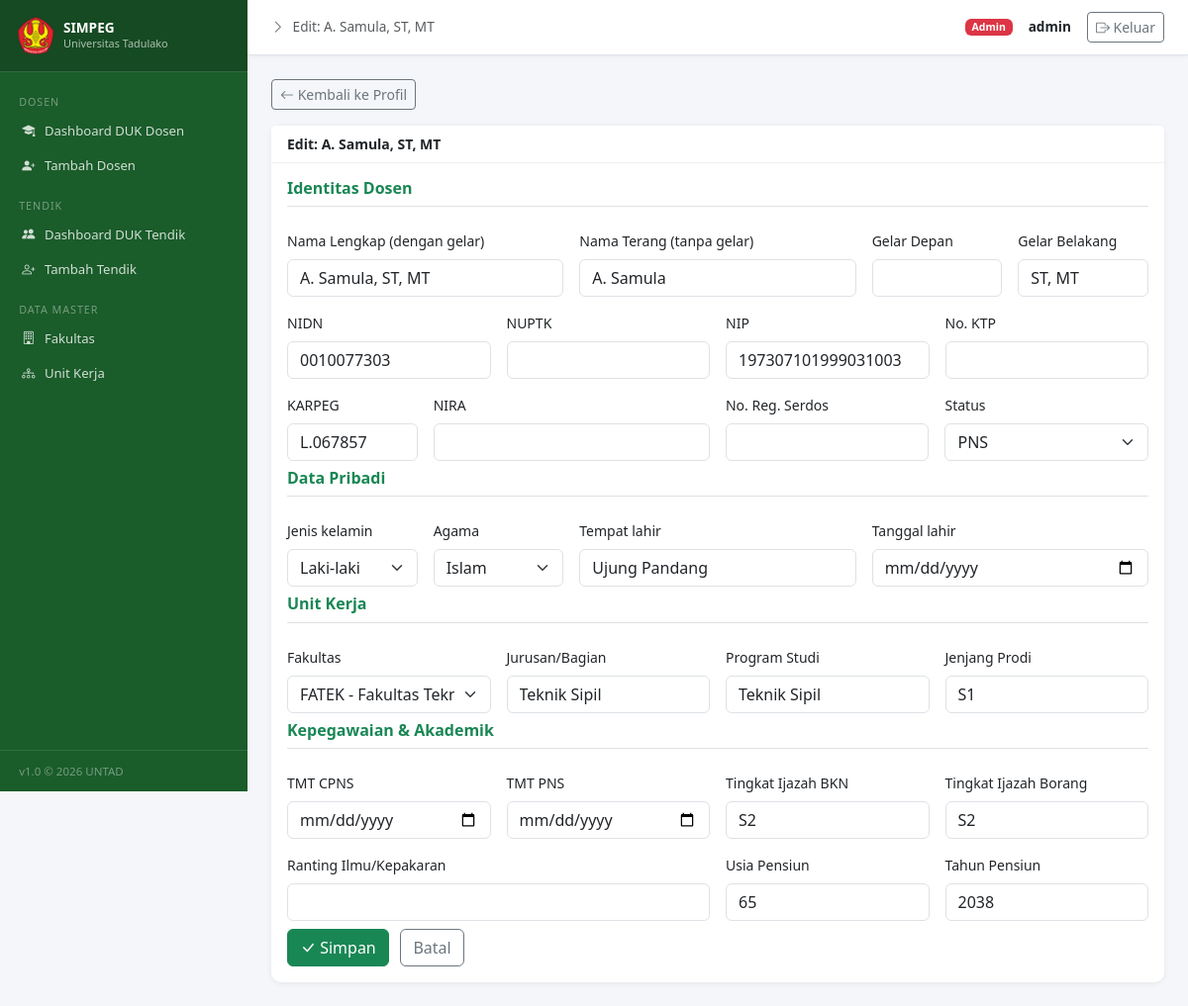
Page /dosen/333/edit/ (signed in) on the committed database.
### dosen/models.py (models this page shows, shortened)
class Dosen(models.Model):
    JENIS_KELAMIN_CHOICES = [('L', 'Laki-laki'), ('P', 'Perempuan')]
    AGAMA_CHOICES = [
        ('Islam', 'Islam'), ('Kristen', 'Kristen'), ('Katolik', 'Katolik'),
        ('Hindu', 'Hindu'), ('Budha', 'Budha'), ('Konghucu', 'Konghucu'),
    ]
    STATUS_CHOICES = [('PNS', 'PNS'), ('CPNS', 'CPNS'), ('PPPK', 'PPPK'), ('Non-PNS', 'Non-PNS')]
    nidn = models.CharField(max_length=20, null=True, blank=True, verbose_name="NIDN")
    nuptk = models.CharField(max_length=30, null=True, blank=True, verbose_name="NUPTK")
    nip = models.CharField(max_length=30, unique=True, null=True, blank=True, verbose_name="NIP")
    no_ktp = models.CharField(max_length=20, null=True, blank=True, verbose_name="No. KTP")
    karpeg = models.CharField(max_length=20, null=True, blank=True, verbose_name="KARPEG")
    nira = models.CharField(max_length=50, null=True, blank=True, verbose_name="NIRA")
    no_reg_serdos = models.CharField(max_length=30, null=True, blank=True, verbose_name="No. Reg. Serdos")
    nama_lengkap = models.CharField(max_length=200, verbose_name="Nama Lengkap (dengan gelar)")
    nama_terang = models.CharField(max_length=200, verbose_name="Nama Terang (tanpa gelar)")
    gelar_depan = models.CharField(max_length=100, blank=True, verbose_name="Gelar Depan")
    gelar_belakang = models.CharField(max_length=100, blank=True, verbose_name="Gelar Belakang")
    jenis_kelamin = models.CharField(max_length=1, choices=JENIS_KELAMIN_CHOICES)
    agama = models.CharField(max_length=20, choices=AGAMA_CHOICES, blank=True)
    tempat_lahir = models.CharField(max_length=100, blank=True)
    tanggal_lahir = models.DateField(null=True, blank=True)
    fakultas = models.ForeignKey(Fakultas, on_delete=models.SET_NULL, null=True, related_name='dosen')
    jurusan_bagian = models.CharField(max_length=200, blank=True, verbose_name="Jurusan/Bagian")
    program_studi_nama = models.CharField(max_length=200, blank=True, verbose_name="Program Studi")
    jenjang_prodi = models.CharField(max_length=10, blank=True, verbose_name="Jenjang Prodi")
    status = models.CharField(max_length=20, choices=STATUS_CHOICES, default='PNS')
    tmt_cpns = models.DateField(null=True, blank=True, verbose_name="TMT CPNS")
    tmt_pns = models.DateField(null=True, blank=True, verbose_name="TMT PNS")
    ranting_ilmu = models.CharField(max_length=300, blank=True, verbose_name="Ranting Ilmu/Kepakaran")
    tingkat_ijazah_bkn = models.CharField(max_length=10, blank=True, verbose_name="Tingkat Ijazah BKN")
    tingkat_ijazah_borang = models.CharField(max_length=10, blank=True, verbose_name="Tingkat Ijazah Borang")
    usia_pensiun = models.IntegerField(null=True, blank=True, verbose_name="Usia Pensiun")
    tahun_pensiun = models.IntegerField(null=True, blank=True, verbose_name="Tahun Pensiun")
    created_at = models.DateTimeField(auto_now_add=True)
    updated_at = models.DateTimeField(auto_now=True)
    created_by = models.ForeignKey(User, on_delete=models.SET_NULL, null=True, related_name='dosen_created')
    class Meta:
        ordering = ['nama_lengkap']
        verbose_name_plural = "Dosen"

### dosen/views.py (the view)
# urls.py: path('dosen/<int:pk>/edit/', views.dosen_edit, name='dosen_edit'),
@login_required
@user_passes_test(is_admin)
def dosen_edit(request, pk):
    dosen = get_object_or_404(Dosen, pk=pk)
    if request.method == 'POST':
        form = DosenForm(request.POST, instance=dosen)
        if form.is_valid():
            form.save()
            messages.success(request, f'Data dosen {dosen.nama_lengkap} berhasil diperbarui.')
            return redirect('dosen_detail', pk=dosen.pk)
    else:
        form = DosenForm(instance=dosen)
    return render(request, 'dosen/dosen_form.html', {
        'form': form, 'dosen': dosen, 'title': f'Edit: {dosen.nama_lengkap}'
    })

### dosen/models.py (called while the page is built)
    def __str__(self):
        return f"{self.kode} - {self.nama}"

### dosen/views.py (called while the page is built)
def is_admin(user):
    return user.is_staff or user.is_superuser

### templates/dosen/dosen_form.html (shortened to what this page needs)
{% extends 'dosen/base.html' %}
{% block page_title %}{{ title }}{% endblock %}
{% block content %}
<div class="mb-3">
  {% if dosen %}<a href="{% url 'dosen_detail' dosen.pk %}" class="btn btn-sm btn-outline-secondary"><i class="bi bi-arrow-left"></i> Kembali ke Profil</a>
  {% else %}<a href="{% url 'dashboard' %}" class="btn btn-sm btn-outline-secondary"><i class="bi bi-arrow-left"></i> Kembali</a>{% endif %}
</div>
<div class="card">
  <div class="card-header fw-semibold">{{ title }}</div>
  <div class="card-body">
    <form method="post">
      <div class="row g-3">
        <div class="col-12"><h6 class="fw-bold text-success border-bottom pb-2 mb-2">Identitas Dosen</h6></div>
        <div class="col-md-4"><label class="form-label">{{ form.nama_lengkap.label }}</label>{{ form.nama_lengkap }}</div>
        <div class="col-md-4"><label class="form-label">{{ form.nama_terang.label }}</label>{{ form.nama_terang }}</div>
        <div class="col-md-2"><label class="form-label">{{ form.gelar_depan.label }}</label>{{ form.gelar_depan }}</div>
        <div class="col-md-2"><label class="form-label">{{ form.gelar_belakang.label }}</label>{{ form.gelar_belakang }}</div>
        <div class="col-md-3"><label class="form-label">{{ form.nidn.label }}</label>{{ form.nidn }}</div>
        <div class="col-md-3"><label class="form-label">{{ form.nuptk.label }}</label>{{ form.nuptk }}</div>
        <div class="col-md-3"><label class="form-label">{{ form.nip.label }}</label>{{ form.nip }}</div>
        <div class="col-md-3"><label class="form-label">{{ form.no_ktp.label }}</label>{{ form.no_ktp }}</div>
        <div class="col-md-2"><label class="form-label">{{ form.karpeg.label }}</label>{{ form.karpeg }}</div>
        <div class="col-md-4"><label class="form-label">{{ form.nira.label }}</label>{{ form.nira }}</div>
        <div class="col-md-3"><label class="form-label">{{ form.no_reg_serdos.label }}</label>{{ form.no_reg_serdos }}</div>
        <div class="col-md-3"><label class="form-label">{{ form.status.label }}</label>{{ form.status }}</div>
        <div class="col-12 mt-2"><h6 class="fw-bold text-success border-bottom pb-2 mb-2">Data Pribadi</h6></div>
        <div class="col-md-2"><label class="form-label">{{ form.jenis_kelamin.label }}</label>{{ form.jenis_kelamin }}</div>
        <div class="col-md-2"><label class="form-label">{{ form.agama.label }}</label>{{ form.agama }}</div>
        <div class="col-md-4"><label class="form-label">{{ form.tempat_lahir.label }}</label>{{ form.tempat_lahir }}</div>
        <div class="col-md-4"><label class="form-label">{{ form.tanggal_lahir.label }}</label>{{ form.tanggal_lahir }}</div>
        <div class="col-12 mt-2"><h6 class="fw-bold text-success border-bottom pb-2 mb-2">Unit Kerja</h6></div>
        <div class="col-md-3"><label class="form-label">{{ form.fakultas.label }}</label>{{ form.fakultas }}</div>
        <div class="col-md-3"><label class="form-label">{{ form.jurusan_bagian.label }}</label>{{ form.jurusan_bagian }}</div>
        <div class="col-md-3"><label class="form-label">{{ form.program_studi_nama.label }}</label>{{ form.program_studi_nama }}</div>
        <div class="col-md-3"><label class="form-label">{{ form.jenjang_prodi.label }}</label>{{ form.jenjang_prodi }}</div>
        <div class="col-12 mt-2"><h6 class="fw-bold text-success border-bottom pb-2 mb-2">Kepegawaian & Akademik</h6></div>
        <div class="col-md-3"><label class="form-label">{{ form.tmt_cpns.label }}</label>{{ form.tmt_cpns }}</div>
        <div class="col-md-3"><label class="form-label">{{ form.tmt_pns.label }}</label>{{ form.tmt_pns }}</div>
        <div class="col-md-3"><label class="form-label">{{ form.tingkat_ijazah_bkn.label }}</label>{{ form.tingkat_ijazah_bkn }}</div>
        <div class="col-md-3"><label class="form-label">{{ form.tingkat_ijazah_borang.label }}</label>{{ form.tingkat_ijazah_borang }}</div>
        <div class="col-md-6"><label class="form-label">{{ form.ranting_ilmu.label }}</label>{{ form.ranting_ilmu }}</div>
        <div class="col-md-3"><label class="form-label">{{ form.usia_pensiun.label }}</label>{{ form.usia_pensiun }}</div>
        <div class="col-md-3"><label class="form-label">{{ form.tahun_pensiun.label }}</label>{{ form.tahun_pensiun }}</div>
        <div class="col-12 mt-2">
          <button type="submit" class="btn btn-success"><i class="bi bi-check-lg"></i> Simpan</button>
          {% if dosen %}<a href="{% url 'dosen_detail' dosen.pk %}" class="btn btn-outline-secondary ms-2">Batal</a>
          {% else %}<a href="{% url 'dashboard' %}" class="btn btn-outline-secondary ms-2">Batal</a>{% endif %}
        </div>
      </div>
    </form>
  </div>
</div>
{% endblock %}

### templates/dosen/base.html (shortened to what this page needs)
{% load static %}
<!DOCTYPE html>
<html lang="id">
<head>
<link href="https://cdnjs.cloudflare.com/ajax/libs/bootstrap/5.3.2/css/bootstrap.min.css" rel="stylesheet">
<link href="https://cdnjs.cloudflare.com/ajax/libs/bootstrap-icons/1.11.3/font/bootstrap-icons.min.css" rel="stylesheet">
<link rel="stylesheet" href="https://cdn.datatables.net/1.13.8/css/dataTables.bootstrap5.min.css">
</head>
<body>
{% if user.is_authenticated %}
<div class="sidebar">
  <div class="sidebar-brand d-flex align-items-center gap-2">
    <img src="{% static 'logo/untad.png' %}"
         alt="Logo UNTAD"
         width="40"
         height="40"
         style="border-radius:8px;flex-shrink:0;object-fit:contain">
    <div>
        <div style="font-weight:700;font-size:0.85rem;line-height:1.2">SIMPEG</div>
        <div style="font-size:0.68rem;opacity:0.65">Universitas Tadulako</div>
    </div>
  </div>
  <nav class="sidebar-nav">
    <div class="nav-section">Dosen</div>
    <div class="nav-item">
      <a href="{% url 'dashboard' %}" class="{% if request.resolver_match.url_name == 'dashboard' %}active{% endif %}">
        <i class="bi bi-mortarboard-fill"></i> Dashboard DUK Dosen
      </a>
    </div>
    {% if user.is_staff or user.is_superuser %}
    <div class="nav-item">
      <a href="{% url 'dosen_create' %}" class="{% if request.resolver_match.url_name == 'dosen_create' %}active{% endif %}">
        <i class="bi bi-person-plus-fill"></i> Tambah Dosen
      </a>
    </div>
    {% endif %}
    <div class="nav-section">Tendik</div>
    <div class="nav-item">
      <a href="{% url 'dashboard_tendik' %}" class="{% if request.resolver_match.url_name == 'dashboard_tendik' %}active{% endif %}">
        <i class="bi bi-people-fill"></i> Dashboard DUK Tendik
      </a>
    </div>
    {% if user.is_staff or user.is_superuser %}
    <div class="nav-item">
      <a href="{% url 'tendik_create' %}" class="{% if request.resolver_match.url_name == 'tendik_create' %}active{% endif %}">
        <i class="bi bi-person-plus"></i> Tambah Tendik
      </a>
    </div>
    {% endif %}
    {% if user.is_staff or user.is_superuser %}
    <div class="nav-section">Data Master</div>
    <div class="nav-item">
      <a href="{% url 'fakultas_list' %}" class="{% if 'fakultas' in request.resolver_match.url_name %}active{% endif %}">
        <i class="bi bi-building"></i> Fakultas
      </a>
    </div>
    <div class="nav-item">
      <a href="{% url 'unit_kerja_list' %}" class="{% if 'unit_kerja' in request.resolver_match.url_name %}active{% endif %}">
        <i class="bi bi-diagram-3"></i> Unit Kerja
      </a>
    </div>
    {% endif %}
  </nav>
  <div class="sidebar-footer">v1.0 &copy; 2026 UNTAD</div>
</div>
<div class="main-wrapper">
  <div class="topbar">
    <div class="d-flex align-items-center gap-2 text-muted" style="font-size:0.85rem">
      <i class="bi bi-chevron-right"></i>
      {% block page_title %}Dashboard{% endblock %}
    </div>
    <div class="d-flex align-items-center gap-3">
      <span class="badge {% if user.is_staff %}bg-danger{% else %}bg-secondary{% endif %}">
        {% if user.is_staff %}Admin{% else %}Viewer{% endif %}
      </span>
      <span class="fw-semibold" style="font-size:0.85rem">{{ user.get_full_name|default:user.username }}</span>
      <a href="{% url 'logout' %}" class="btn btn-outline-secondary btn-sm">
        <i class="bi bi-box-arrow-right"></i> Keluar
      </a>
    </div>
  </div>
  <div class="content-area">
    {% block content %}{% endblock %}
  </div>
</div>
{% endif %}
</body>
</html>

### templates/dosen/base.html (style rules this page uses)
:root { --sidebar-width: 250px; --untad-green: #1a5c2a; --untad-gold: #c8a227; }
body { background: #f4f6f9; font-size: 0.875rem; }
.sidebar { width: var(--sidebar-width); height: 100vh; position: fixed; background: var(--untad-green); color: #fff; overflow-y: auto; top: 0; left: 0; z-index: 100; display: flex; flex-direction: column; }
.sidebar-brand { padding: 1rem; border-bottom: 1px solid rgba(255,255,255,0.15); background: rgba(0,0,0,0.2); flex-shrink: 0; }
.sidebar-nav { padding: 0.5rem 0; flex: 1; }
.sidebar-nav .nav-item a { display: flex; align-items: center; gap: 0.6rem; padding: 0.5rem 1.2rem; color: rgba(255,255,255,0.8); text-decoration: none; font-size: 0.82rem; transition: all 0.2s; border-left: 3px solid transparent; }
.sidebar-nav .nav-section { padding: 0.85rem 1.2rem 0.25rem; font-size: 0.67rem; text-transform: uppercase; letter-spacing: 0.09em; color: rgba(255,255,255,0.4); }
.main-wrapper { margin-left: var(--sidebar-width); min-height: 100vh; display: flex; flex-direction: column; }
.topbar { background: #fff; border-bottom: 1px solid #e0e4ea; padding: 0 1.5rem; height: 56px; display: flex; align-items: center; justify-content: space-between; position: sticky; top: 0; z-index: 50; box-shadow: 0 1px 4px rgba(0,0,0,0.06); }
.content-area { padding: 1.5rem; flex: 1; }
.card { border: none; box-shadow: 0 1px 6px rgba(0,0,0,0.07); border-radius: 10px; }
.card-header { background: #fff; border-bottom: 1px solid #f0f0f0; font-weight: 600; }
.sidebar-footer { padding: 0.75rem 1.2rem; border-top: 1px solid rgba(255,255,255,0.1); font-size: 0.72rem; color: rgba(255,255,255,0.4); flex-shrink: 0; }

### rows in the picture
Dosen: nama_lengkap "A. Samula, ST, MT", nama_terang "A. Samula", gelar_belakang "ST, MT", nidn "0010077303", nip "197307101999031003", karpeg "L.067857", status "PNS", jenis_kelamin "Laki-laki", agama "Islam", tempat_lahir "Ujung Pandang", fakultas "FATEK - Fakultas Teknik", jurusan_bagian "Teknik Sipil", program_studi_nama "Teknik Sipil", jenjang_prodi "S1", tingkat_ijazah_bkn "S2", tingkat_ijazah_borang "S2", usia_pensiun "65", tahun_pensiun "2038"

### other values in the picture
{{ title }} "Edit: A. Samula, ST, MT"
{{ user.get_full_name|default:user.username }} "admin"
